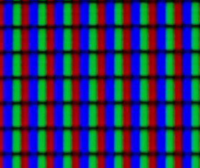
#> input picture Proyecto Estegano/proyimag1T.png, 200 x 168 px, found by its file name
$ python 'escala de grises.py'
#> lines starting #> are read from the running program, lines starting #| are printed output that depends on the picture
from PIL import Image

foto = Image.open("proyimag1T.png")
#> foto is the input picture: PIL image 200x168 RGB; mean R, G, B 45.2, 52.6, 97.2
datos = foto.getdata()
#para el calculo del promedio se utilizara la division entera con el operador de division doble "//" para evitar decimales

promedio = [(datos[x][0] + datos[x][1] + datos[x][2]) // 3 for x in range(len(datos))]
#> promedio = 33600 items
imagen_gris = Image.new("L", foto.size)
#> imagen_gris: PIL image 200x168 L; every value is 0
imagen_gris.putdata(promedio)
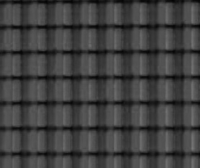
#> imagen_gris: PIL image 200x168 L; min 5, max 119, mean 64.7
imagen_gris.save("C:/Users/34620/Desktop/Trabajo Programación/fotofinal.png")
foto.close()
imagen_gris.close()
